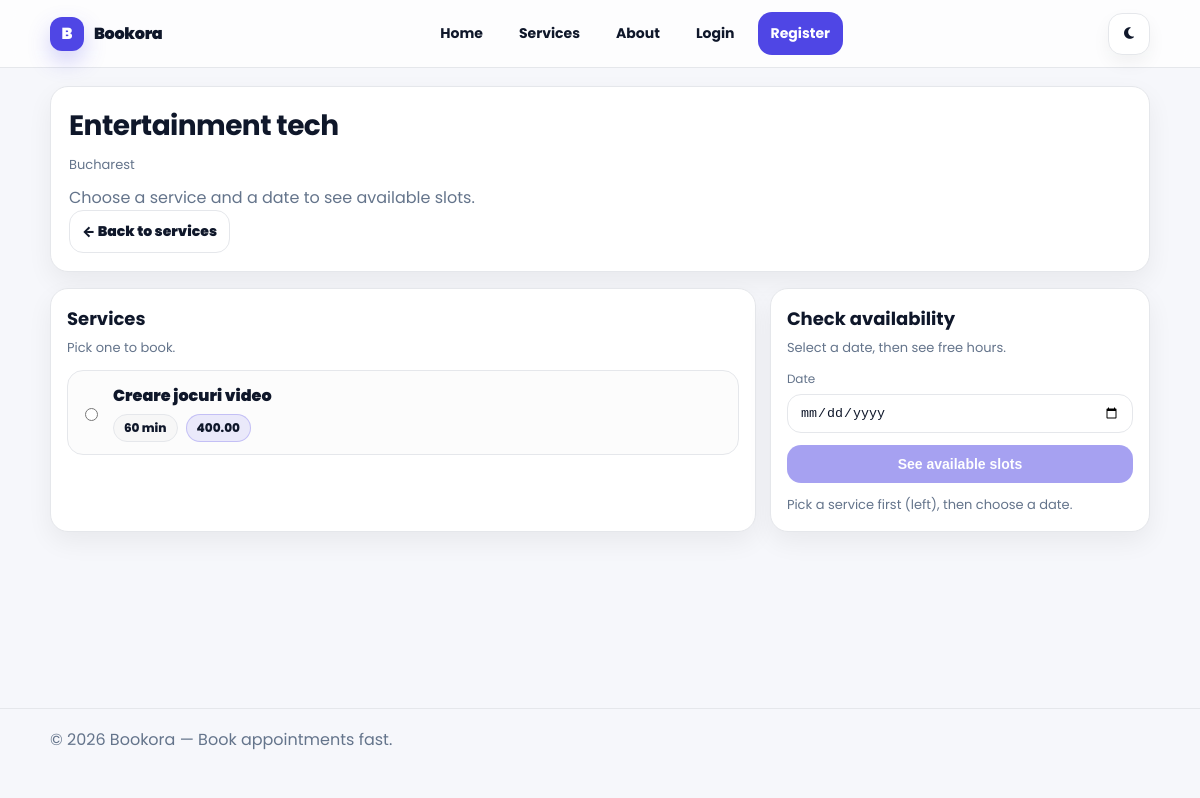
The app's page /business/entertainment-tech/ with its own data.
### booking/models.py (models this page shows, shortened)
class Workspace(models.Model):
    owner = models.ForeignKey(
        settings.AUTH_USER_MODEL,
        on_delete=models.CASCADE,
        related_name="owned_workspaces",
    )
    name = models.CharField(max_length=160)
    slug = models.SlugField(max_length=160, unique=True)
    city = models.CharField(max_length=120, blank=True, default="")
    address = models.CharField(max_length=255, blank=True, default="")
    created_at = models.DateTimeField(auto_now_add=True)
    class Meta:
        ordering = ["name"]

class Service(models.Model):
    workspace = models.ForeignKey(
        Workspace,
        on_delete=models.CASCADE,
        related_name="services",
    )
    name = models.CharField(max_length=160)
    description = models.TextField(blank=True, default="")
    duration_min = models.PositiveIntegerField(default=30)
    price = models.DecimalField(
        max_digits=10,
        decimal_places=2,
        null=True,
        blank=True,
        validators=[MinValueValidator(0)],
    )
    is_active = models.BooleanField(default=True)
    created_at = models.DateTimeField(auto_now_add=True)
    class Meta:
        ordering = ["workspace", "name"]

### booking/views.py (the view)
# urls.py: path("business/<slug:slug>/", views.workspace_detail, name="workspace_detail"),
def workspace_detail(request, slug: str):
    workspace = get_object_or_404(Workspace, slug=slug)
    services = workspace.services.filter(is_active=True).order_by("name")
    return render(request, "booking/workspace_detail.html", {
        "workspace": workspace,
        "services": services,
    })

### templates/booking/workspace_detail.html (shortened to what this page needs)
{% extends "base.html" %}
{% load static %}
{% block extra_css %}
<link rel="stylesheet" href="{% static 'css/workspace.css' %}">
{% endblock %}
{% block content %}
<section class="workspace-page">
  <header class="workspace-hero">
    <div class="hero-left">
      <h1 class="workspace-title">{{ workspace.name }}</h1>
      <div class="workspace-meta">
        {% if workspace.city %}<span>{{ workspace.city }}</span>{% endif %}
      </div>
      <p class="workspace-subtitle">
        Choose a service and a date to see available slots.
      </p>
      <div class="hero-actions">
        <a class="btn btn-ghost" href="{% url 'booking:services_list' %}">← Back to services</a>
      </div>
    </div>
  </header>
  <div class="workspace-grid">
    <div class="card">
      <div class="card-head">
        <h2>Services</h2>
        <p>Pick one to book.</p>
      </div>
      {% if services %}
        <div class="services-list">
          {% for s in services %}
            <label class="service-row">
              <input type="radio" name="service_pick" value="{{ s.id }}" class="service-radio">
              <div class="service-info">
                <div class="service-name">{{ s.name }}</div>
                <div class="service-mini">
                  <span class="badge">{{ s.duration_min }} min</span>
                  {% if s.price %}
                    <span class="badge badge-accent">{{ s.price }}</span>
                  {% endif %}
                </div>
              </div>
            </label>
          {% endfor %}
        </div>
      {% else %}
        <p class="muted">No active services.</p>
      {% endif %}
    </div>
    <div class="card">
      <div class="card-head">
        <h2>Check availability</h2>
        <p>Select a date, then see free hours.</p>
      </div>
      <form method="get" action="{% url 'booking:slots' workspace.slug %}" class="availability-form" id="availabilityForm">
        <div class="field">
          <label for="date">Date</label>
          <input type="date" id="date" name="date" required>
        </div>
        <button type="submit" class="btn btn-primary" id="seeSlotsBtn" disabled>
          See available slots
        </button>
        <p class="help muted" id="pickHelp">
        </p>
      </form>
    </div>
  </div>
</section>
{% endblock %}

### static/css/base.css (style rules this page uses)
:root { --bg: #f6f7fb; --card: #ffffff; --text: #0f172a; --muted: #64748b; --border: #e5e7eb; --primary: #4f46e5; --primary-2: #4338ca; --shadow: 0 10px 26px rgba(0,0,0,0.06); }
* { box-sizing:border-box; }
body { margin:0; font-family: "Poppins", system-ui, -apple-system, Segoe UI, Roboto, Arial, sans-serif; background: var(--bg); color: var(--text); }
.btn { display:inline-flex; align-items:center; justify-content:center; gap: 8px; padding: 10px 12px; border-radius: 14px; border: 1px solid var(--border); text-decoration:none; cursor:pointer; font-weight: 900; font-size: 14px; color: var(--text); background: transparent; }
.btn-primary { background: var(--primary); color: #fff; border-color: transparent; }

### static/css/workspace.css (style rules this page uses)
.workspace-page { display: grid; gap: 16px; }
.workspace-hero { background: var(--card); border: 1px solid var(--border); border-radius: 18px; padding: 18px; box-shadow: var(--shadow); }
.workspace-title { margin:0; font-size:28px; letter-spacing:-0.02em; }
.workspace-meta { margin-top:8px; color: var(--muted); font-size:13px; }
.workspace-subtitle { margin:10px 0 0; color: var(--muted); }
.workspace-grid { display:grid; grid-template-columns: 1.3fr 0.7fr; gap: 14px; }
.card { background: var(--card); border: 1px solid var(--border); border-radius: 18px; padding: 16px; box-shadow: var(--shadow); }
.card-head h2 { margin:0; font-size:18px; }
.card-head p { margin:6px 0 0; color: var(--muted); font-size:13px; }
.services-list { display:grid; gap:10px; margin-top:12px; }
.service-row { display:flex; gap:12px; padding:12px; border:1px solid var(--border); border-radius: 16px; cursor:pointer; transition: transform .15s ease, box-shadow .15s ease; background: rgba(2, 6, 23, 0.01); }
.service-row input { margin-top: 4px; }
.service-name { font-weight: 900; }
.service-mini { display:flex; gap:8px; flex-wrap:wrap; margin-top:6px; }
.badge { font-size:12px; font-weight:800; padding: 4px 10px; border-radius: 999px; border:1px solid var(--border); background: rgba(2, 6, 23, 0.02); }
.badge-accent { border-color: rgba(79, 70, 229, 0.25); background: rgba(79, 70, 229, 0.10); }
.availability-form { display:grid; gap:12px; margin-top:12px; }
.field label { display:block; font-size:12px; color: var(--muted); margin:0 0 6px; }
.field input { width:100%; padding:10px 12px; border-radius:14px; border:1px solid var(--border); background: var(--card); color: var(--text); outline:none; }
.help { margin:0; font-size:13px; }
.muted { color: var(--muted); }
.btn { display:inline-flex; align-items:center; justify-content:center; padding:10px 12px; border-radius:14px; border:1px solid var(--border); text-decoration:none; cursor:pointer; font-weight:900; font-size:14px; }
.btn-primary { background: var(--primary); color:#fff; border-color:transparent; }
.btn-primary:disabled { opacity:.5; cursor:not-allowed; }
.btn-ghost { background: transparent; color: var(--text); }

### records on screen
Workspace: name "Entertainment tech", city "Bucharest"
Service: name "Creare jocuri video", duration_min "60", price "400.00"
